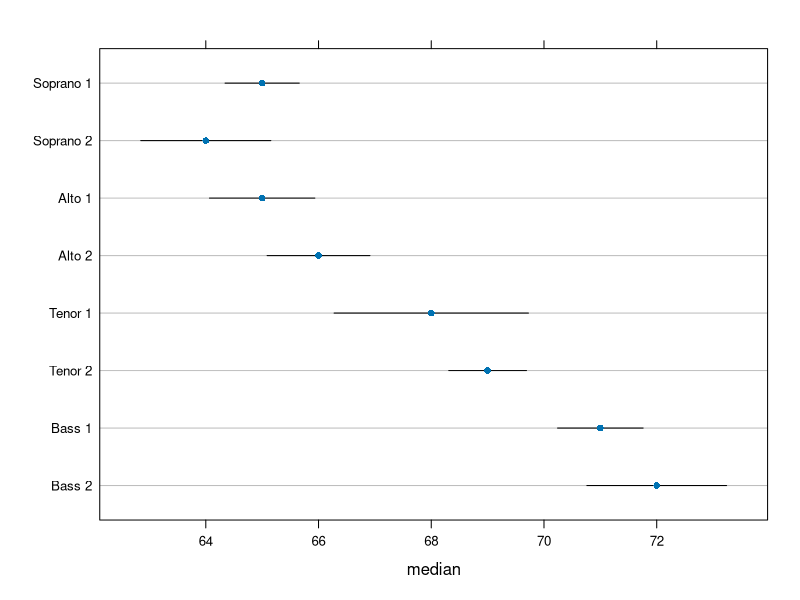
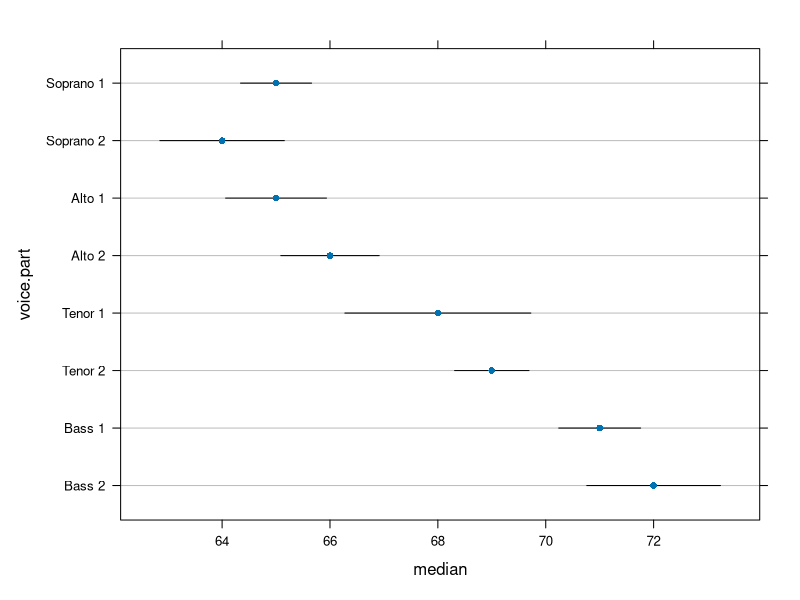

Write the R code that produced these figures, in order.



library(lattice)

## prepanel and panel function for displaying confidence intervals

prepanel.ci <- function(x, y, lx, ux, subscripts, ...)
{
    x <- as.numeric(x)
    lx <- as.numeric(lx[subscripts])
    ux <- as.numeric(ux[subscripts])
    list(xlim = range(x, ux, lx, finite = TRUE))
}


panel.ci <- function(x, y, lx, ux, subscripts, pch = 16, ...)
{
    x <- as.numeric(x)
    y <- as.numeric(y)
    lx <- as.numeric(lx[subscripts])
    ux <- as.numeric(ux[subscripts])
    panel.abline(h = unique(y), col = "grey")
    ## panel.arrows
    panel.segments(lx, y, ux, y, col = 'black',
                   length = 0.25, unit = "native",
                   angle = 90, code = 3)
    panel.xyplot(x, y, pch = pch, ...)
}



## constructing an example for confidence intervals for medians (see
## ?boxplot.stats for a discussion of what the intervals mean)

singer.split <-
    with(singer,
         split(height, voice.part))

singer.ucl <-
    sapply(singer.split,
           function(x) {
               st <- boxplot.stats(x)
               c(st$stats[3], st$conf)
           })

singer.ucl <- as.data.frame(t(singer.ucl))
names(singer.ucl) <- c("median", "lower", "upper")
singer.ucl$voice.part <-
    factor(rownames(singer.ucl),
           levels = rownames(singer.ucl))
    
singer.ucl




with(singer.ucl,
     dotplot(voice.part ~ median,
             lx = lower, ux = upper,
             prepanel = prepanel.ci,
             panel = panel.ci))
singer.split <-
    with(singer,
         split(height, voice.part))

singer.ucl <-
    sapply(singer.split,
           function(x) {
               st <- boxplot.stats(x)
               c(st$stats[3], st$conf)
           })

singer.ucl <- as.data.frame(t(singer.ucl))
names(singer.ucl) <- c("median", "lower", "upper")
singer.ucl$voice.part <-
    factor(rownames(singer.ucl),
           levels = rownames(singer.ucl))

singer.ucl




with(singer.ucl,
     xyplot(voice.part ~ median,
            lx = lower, ux = upper,
            prepanel = prepanel.ci,
            panel = panel.ci))





